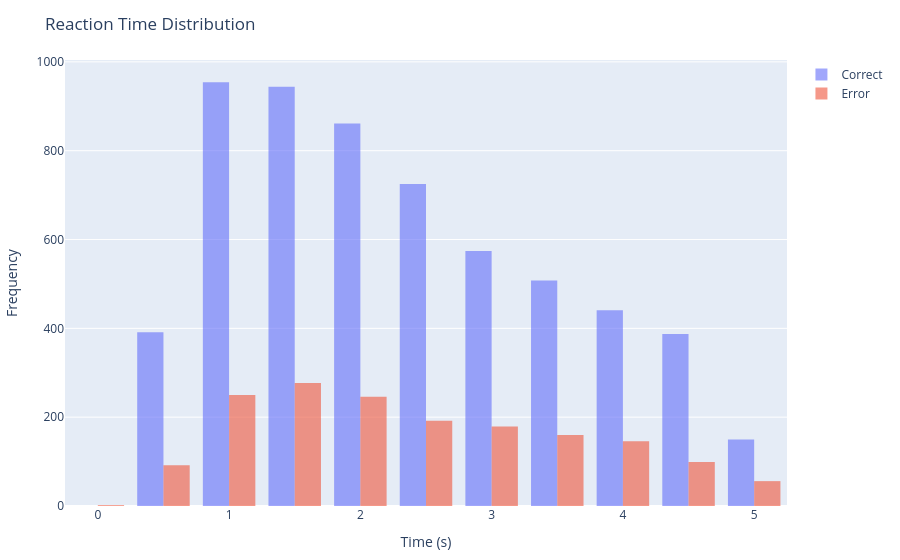
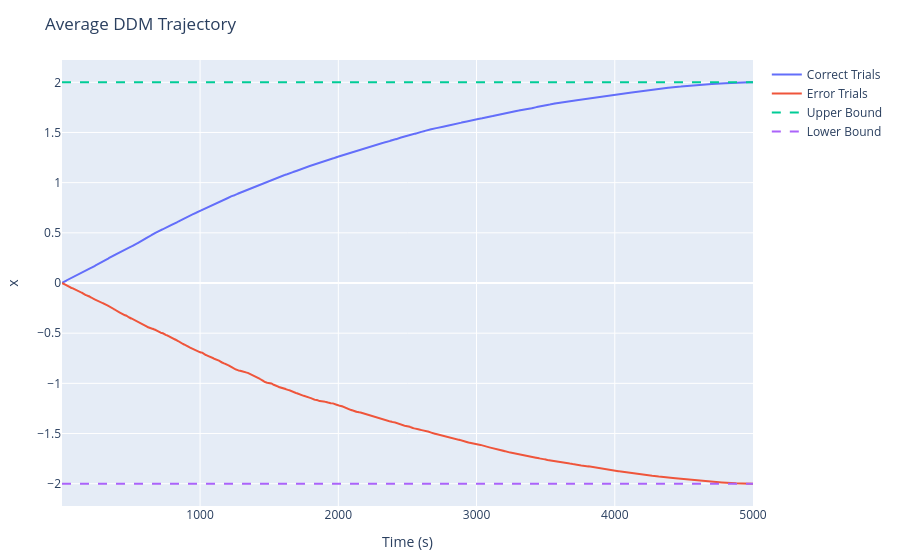

Notebook cell for these charts, in order:
### Markdown cell above
**4)**
Generating the plots

### Code cell
# Reaction Time Histogram
histogram_correct = histogram(x=rts_correct, nbinsx=20, name="Correct", opacity=0.6)
histogram_error = histogram(x=rts_error, nbinsx=20, name="Error", opacity=0.6)

layout_hist = Layout(title="Reaction Time Distribution", xaxis_title="Time (s)", yaxis_title="Frequency", bar_mode="overlay")
display(plot([histogram_correct, histogram_error], layout_hist))

# Average Drifting Trajectories for the 2 choices
trajectory_correct = scatter(x=1:max_t_steps, y=trace_correct, mode="lines", name="Correct Trials")
trajectory_error = scatter(x=1:max_t_steps, y=trace_error, mode="lines", name="Error Trials")
upper_bound = scatter(x=[1, max_t_steps], y=[B,B], mode="lines", name="Upper Bound", line=attr(dash="dash"))
lower_bound = scatter(x=[1, max_t_steps], y=[-B,-B], mode="lines", name="Lower Bound", line=attr(dash="dash"))

layout_traj = Layout(title="Average DDM Trajectory", xaxis_title="Time (s)", yaxis_title="x")

display(plot([trajectory_correct, trajectory_error, upper_bound, lower_bound], layout_traj))


# --- Analysis (Example: Accuracy and Mean RT) ---
accuracy = n_correct / (n_correct + n_error) # Assuming '1' is the correct choice

println("Accuracy: ", accuracy)
println("Mean RT (correct): ", mean(rts_correct))
println("Mean RT (error): ", mean(rts_error))

### Figure 1 — Plotly figure (JSON) as saved in the notebook; plotly's stock layout.template omitted (floating-point values rounded to 4 significant figures; data arrays with more than 128 entries replaced by an {"elided": "..."} marker saying what was removed)
{"data": [{"name": "Correct", "nbinsx": 20, "opacity": 0.6, "type": "histogram", "x": {"elided": "5935 float values"}}, {"name": "Error", "nbinsx": 20, "opacity": 0.6, "type": "histogram", "x": {"elided": "1699 float values"}}], "layout": {"bar": {"mode": "overlay"}, "margin": {"b": 50, "l": 50, "r": 50, "t": 60}, "title": "Reaction Time Distribution", "xaxis": {"title": {"text": "Time (s)"}}, "yaxis": {"title": {"text": "Frequency"}}}}

### Figure 2 — Plotly figure (JSON) as saved in the notebook; plotly's stock layout.template omitted (floating-point values rounded to 4 significant figures; data arrays with more than 128 entries replaced by an {"elided": "..."} marker saying what was removed)
{"data": [{"mode": "lines", "name": "Correct Trials", "type": "scatter", "x": {"elided": "5000 int values"}, "y": {"elided": "5000 float values"}}, {"mode": "lines", "name": "Error Trials", "type": "scatter", "x": {"elided": "5000 int values"}, "y": {"elided": "5000 float values"}}, {"line": {"dash": "dash"}, "mode": "lines", "name": "Upper Bound", "type": "scatter", "x": [1, 5000], "y": [2, 2]}, {"line": {"dash": "dash"}, "mode": "lines", "name": "Lower Bound", "type": "scatter", "x": [1, 5000], "y": [-2, -2]}], "layout": {"margin": {"b": 50, "l": 50, "r": 50, "t": 60}, "title": "Average DDM Trajectory", "xaxis": {"title": {"text": "Time (s)"}}, "yaxis": {"title": {"text": "x"}}}}
